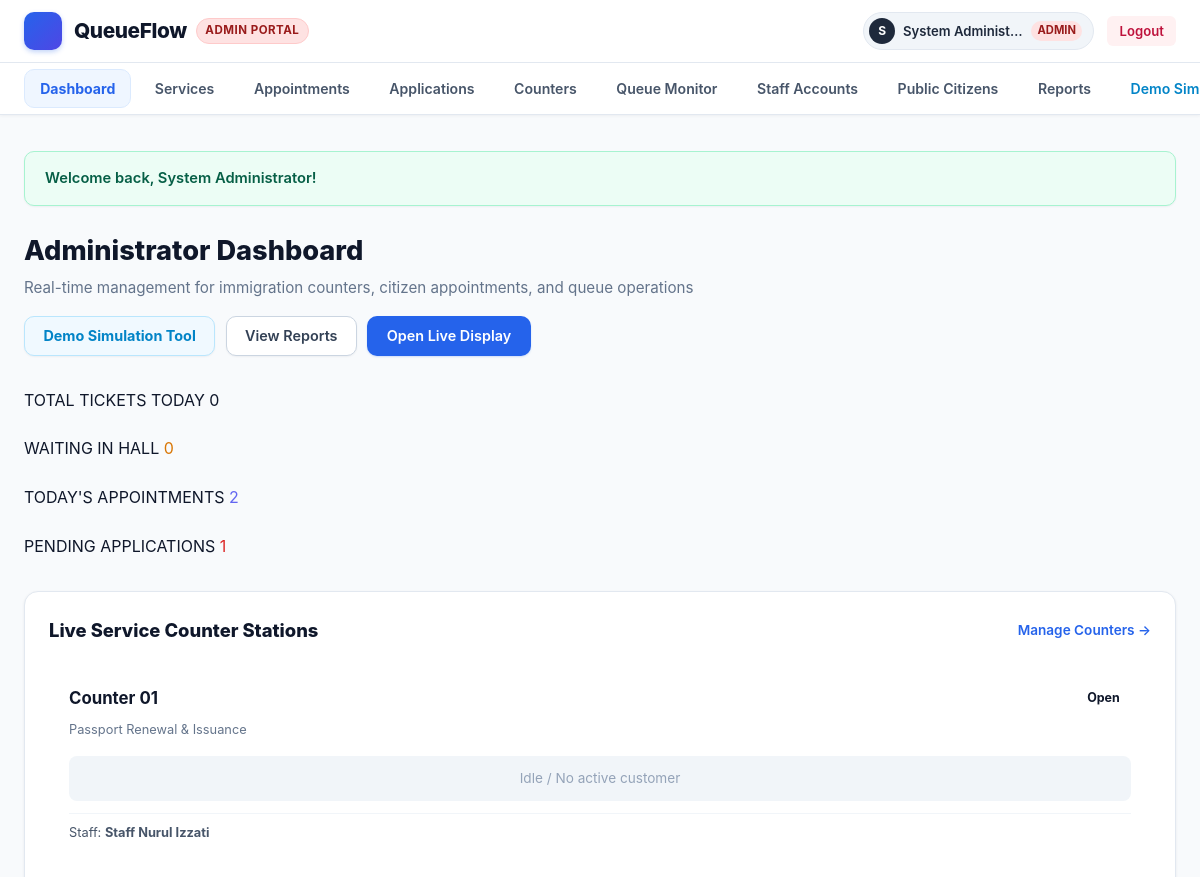
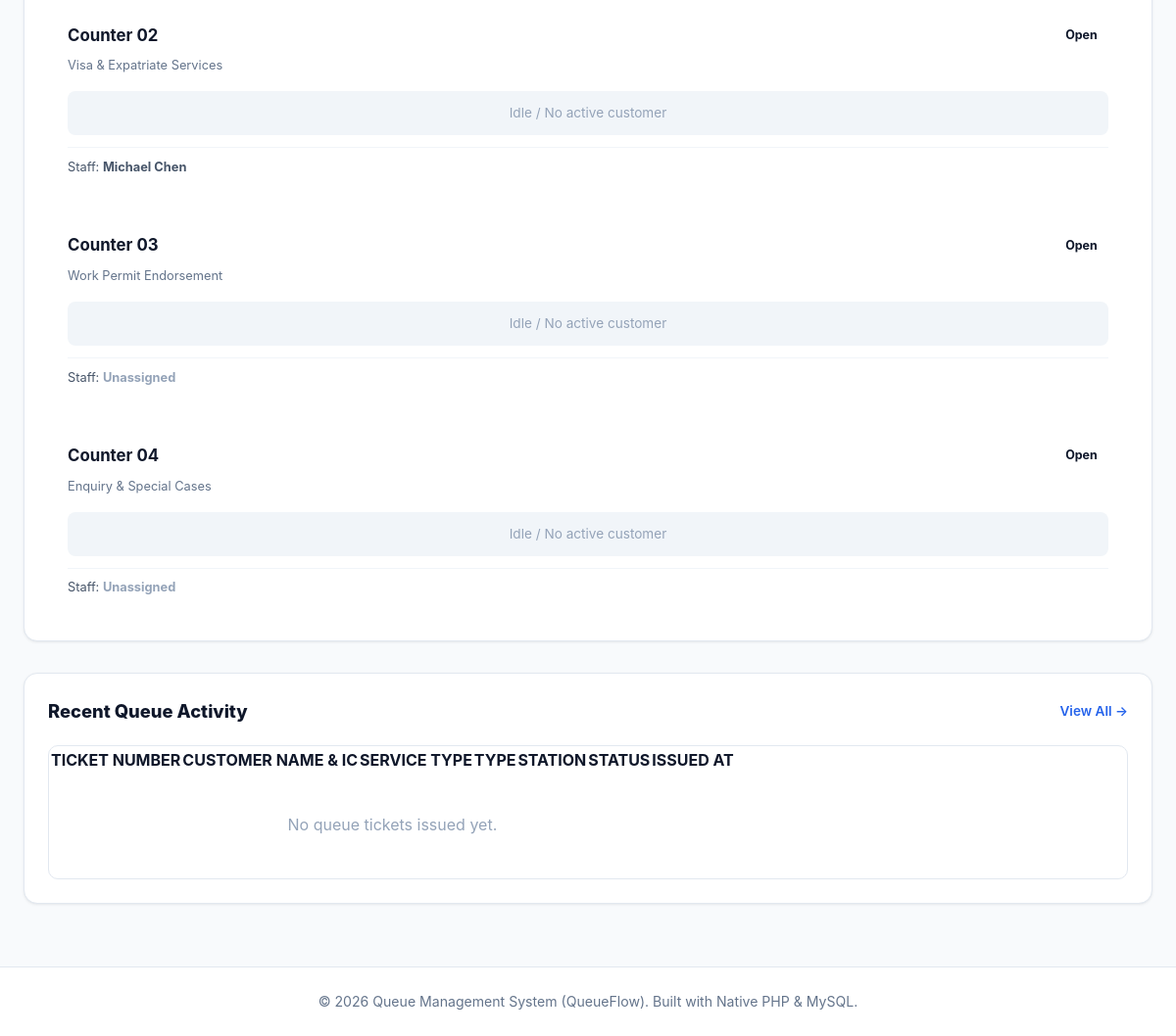
/admin/index.php (signed in), run on the app's committed database (2 pictures, top to bottom).
### tables this page shows
CREATE TABLE `counters` (
  `id` INT AUTO_INCREMENT PRIMARY KEY,
  `counter_number` VARCHAR(30) NOT NULL UNIQUE,
  `counter_name` VARCHAR(100) NOT NULL,
  `status` ENUM('open', 'closed') NOT NULL DEFAULT 'open',
  `current_staff_id` INT NULL,
  `designated_service_id` INT NULL,
  `created_at` TIMESTAMP DEFAULT CURRENT_TIMESTAMP,
  CONSTRAINT `fk_counter_staff` FOREIGN KEY (`current_staff_id`) REFERENCES `users` (`id`) ON DELETE SET NULL,
  CONSTRAINT `fk_counter_service` FOREIGN KEY (`designated_service_id`) REFERENCES `services` (`id`) ON DELETE SET NULL
);

CREATE TABLE `users` (
  `id` INT AUTO_INCREMENT PRIMARY KEY,
  `username` VARCHAR(50) NOT NULL UNIQUE,
  `email` VARCHAR(100) NULL UNIQUE,
  `password` VARCHAR(255) NOT NULL,
  `full_name` VARCHAR(100) NOT NULL,
  `ic_passport` VARCHAR(50) NULL,
  `phone` VARCHAR(30) NULL,
  `role` ENUM('admin', 'staff', 'user') NOT NULL DEFAULT 'user',
  `status` ENUM('active', 'inactive') NOT NULL DEFAULT 'active',
  `created_at` TIMESTAMP DEFAULT CURRENT_TIMESTAMP
);

### admin/index.php (the view, shortened to what this page needs)
<?php
require_once __DIR__ . '/../includes/functions.php';
$pdo = getDBConnection();
$totalToday = $pdo->query("SELECT COUNT(*) FROM queues WHERE DATE(created_at) = CURDATE()")->fetchColumn();
$waitingCount = $pdo->query("SELECT COUNT(*) FROM queues WHERE status = 'waiting' AND DATE(created_at) = CURDATE()")->fetchColumn();
$appointmentsToday = $pdo->query("SELECT COUNT(*) FROM appointments WHERE appointment_date = CURDATE()")->fetchColumn();
$pendingAppsCount = $pdo->query("SELECT COUNT(*) FROM applications WHERE status IN ('submitted', 'under_review')")->fetchColumn();
$counterStatuses = $pdo->query("
    SELECT c.*,
           q.queue_number,
           q.customer_name,
           q.service_type,
           q.status AS queue_status,
           u.full_name AS staff_name
    FROM counters c
    LEFT JOIN queues q ON q.counter_id = c.id AND q.status IN ('calling', 'serving')
    LEFT JOIN users u ON c.current_staff_id = u.id
    ORDER BY c.counter_number ASC
")->fetchAll();
$recentQueues = $pdo->query("
    SELECT q.*, c.counter_number, u.full_name AS staff_name
    FROM queues q
    LEFT JOIN counters c ON q.counter_id = c.id
    LEFT JOIN users u ON q.staff_id = u.id
    ORDER BY q.id DESC
    LIMIT 6
")->fetchAll();
require_once __DIR__ . '/../includes/header.php';
?>
<div style="display: flex; justify-content: space-between; align-items: center; margin-bottom: 2rem; flex-wrap: wrap; gap: 1rem;">
    <div>
        <h1 style="font-size: 1.7rem; font-weight: 800; color: #0f172a; margin-bottom: 0.25rem; display: flex; align-items: center; gap: 0.65rem;">
            <?php echo getIcon('dashboard', 26); ?> Administrator Dashboard
        </h1>
        <p style="color: var(--text-muted); font-size: 0.95rem; margin: 0;">
            Real-time management for immigration counters, citizen appointments, and queue operations
        </p>
    </div>
    <div style="display: flex; gap: 0.65rem; flex-wrap: wrap;">
        <a href="system_reset.php" class="btn btn-secondary" style="color: #0284c7; border-color: #bae6fd; background: #f0f9ff; font-weight: 700;">
            <?php echo getIcon('beaker', 16); ?> Demo Simulation Tool
        </a>
        <a href="history.php" class="btn btn-secondary">
            <?php echo getIcon('history', 16); ?> View Reports
        </a>
        <a href="../display.php" target="_blank" class="btn btn-primary">
            <?php echo getIcon('tv', 16); ?> Open Live Display
        </a>
    </div>
</div>
<div class="grid grid-cols-4" style="margin-bottom: 2rem;">
    <div class="metric-card">
        <div class="metric-info">
            <span class="metric-title">TOTAL TICKETS TODAY</span>
            <span class="metric-number"><?php echo (int)$totalToday; ?></span>
        </div>
    </div>
    <div class="metric-card">
        <div class="metric-info">
            <span class="metric-title">WAITING IN HALL</span>
            <span class="metric-number" style="color: #d97706;"><?php echo (int)$waitingCount; ?></span>
        </div>
    </div>
    <div class="metric-card">
        <div class="metric-info">
            <span class="metric-title">TODAY'S APPOINTMENTS</span>
            <span class="metric-number" style="color: #6366f1;"><?php echo (int)$appointmentsToday; ?></span>
        </div>
    </div>
    <div class="metric-card">
        <div class="metric-info">
            <span class="metric-title">PENDING APPLICATIONS</span>
            <span class="metric-number" style="color: #dc2626;"><?php echo (int)$pendingAppsCount; ?></span>
        </div>
    </div>
</div>
<div class="card" style="margin-bottom: 2rem; padding: 1.5rem;">
    <div style="display: flex; justify-content: space-between; align-items: center; margin-bottom: 1.25rem;">
        <h2 style="font-size: 1.15rem; font-weight: 800; color: #0f172a; display: flex; align-items: center; gap: 0.5rem; margin: 0;">
            <?php echo getIcon('counter', 18, 'text-primary'); ?> Live Service Counter Stations
        </h2>
        <a href="counters.php" style="font-size: 0.85rem; color: var(--primary); font-weight: 600; text-decoration: none;">Manage Counters &rarr;</a>
    </div>
    <div class="grid grid-cols-4" style="gap: 1rem;">
        <?php foreach ($counterStatuses as $c): ?>
            <div style="border: 1px solid var(--border-color); border-radius: var(--radius-sm); padding: 1.25rem; background: <?php echo ($c['status'] === 'open') ? '#fff' : '#f8fafc'; ?>; display: flex; flex-direction: column; justify-content: space-between;">
                <div>
                    <div style="display: flex; justify-content: space-between; align-items: center; margin-bottom: 0.5rem;">
                        <strong style="color: #0f172a; font-size: 1.05rem;"><?php echo e($c['counter_number']); ?></strong>
                        <?php echo renderStatusBadge($c['status']); ?>
                    </div>
                    <div style="font-size: 0.8rem; color: #64748b; margin-bottom: 1rem;">
                        <?php echo e($c['counter_name']); ?>
                    </div>
                    <?php if ($c['queue_number']): ?>
                        <div style="background: #eff6ff; border-radius: 8px; padding: 0.75rem; text-align: center; margin-bottom: 0.75rem;">
                            <span style="font-size: 0.75rem; color: #1e40af; font-weight: 700;">CURRENT TICKET</span>
                            <div style="font-size: 1.8rem; font-weight: 900; color: #1d4ed8; letter-spacing: 1px;">
                                <?php echo e($c['queue_number']); ?>
                            </div>
                            <small style="color: #64748b;"><?php echo e($c['customer_name']); ?></small>
                        </div>
                    <?php else: ?>
                        <div style="background: #f1f5f9; border-radius: 8px; padding: 0.75rem; text-align: center; margin-bottom: 0.75rem; color: #94a3b8; font-size: 0.85rem;">
                            Idle / No active customer
                        </div>
                    <?php endif; ?>
                </div>
                <div style="font-size: 0.8rem; color: #475569; border-top: 1px solid #f1f5f9; padding-top: 0.6rem; display: flex; align-items: center; gap: 0.4rem;">
                    <span>Staff: <strong><?php echo $c['staff_name'] ? e($c['staff_name']) : '<span style="color:#94a3b8;">Unassigned</span>'; ?></strong></span>
                </div>
            </div>
        <?php endforeach; ?>
    </div>
</div>
<div class="card" style="padding: 1.5rem;">
    <div style="display: flex; justify-content: space-between; align-items: center; margin-bottom: 1.25rem;">
        <h2 style="font-size: 1.15rem; font-weight: 800; color: #0f172a; display: flex; align-items: center; gap: 0.5rem; margin: 0;">
            <?php echo getIcon('list', 18, 'text-primary'); ?> Recent Queue Activity
        </h2>
        <a href="queues.php" style="font-size: 0.85rem; color: var(--primary); font-weight: 600; text-decoration: none;">View All &rarr;</a>
    </div>
    <div class="table-responsive">
        <table class="data-table">
            <thead>
                <tr>
                    <th>TICKET NUMBER</th>
                    <th>CUSTOMER NAME & IC</th>
                    <th>SERVICE TYPE</th>
                    <th>TYPE</th>
                    <th>STATION</th>
                    <th>STATUS</th>
                    <th>ISSUED AT</th>
                </tr>
            </thead>
            <tbody>
                <?php if (empty($recentQueues)): ?>
                    <tr>
                        <td colspan="7" style="text-align: center; padding: 2.5rem 1rem; color: #94a3b8;">
                            No queue tickets issued yet.
                        </td>
                    </tr>
                <?php endif; ?>
            </tbody>
        </table>
    </div>
</div>
<?php require_once __DIR__ . '/../includes/footer.php'; ?>

### includes/functions.php (shortened to what this page needs)
<?php
function e($value) {
    return htmlspecialchars((string)$value, ENT_QUOTES, 'UTF-8');
}
function displayFlash() {
    $output = '';
    if (isset($_SESSION['flash_success'])) {
        $output .= '<div class="alert alert-success">' . getIcon('check-circle') . ' <span>' . e($_SESSION['flash_success']) . '</span></div>';
    }
    return $output;
}
function renderStatusBadge($status) {
    $badges = [
        'waiting'      => '<span class="badge badge-waiting"><span class="badge-dot dot-waiting"></span>' . getIcon('clock', 13) . ' Waiting</span>',
        'calling'      => '<span class="badge badge-calling"><span class="badge-dot dot-calling"></span>' . getIcon('bell', 13) . ' Calling</span>',
        'serving'      => '<span class="badge badge-serving"><span class="badge-dot dot-serving"></span>' . getIcon('play-circle', 13) . ' Serving</span>',
        'completed'    => '<span class="badge badge-completed"><span class="badge-dot dot-completed"></span>' . getIcon('check-circle', 13) . ' Completed</span>',
        'skipped'      => '<span class="badge badge-skipped"><span class="badge-dot dot-skipped"></span>' . getIcon('slash', 13) . ' Skipped</span>',
        'open'         => '<span class="badge badge-open"><span class="badge-dot dot-open"></span>' . getIcon('check', 13) . ' Open</span>',
        'closed'       => '<span class="badge badge-closed"><span class="badge-dot dot-closed"></span>' . getIcon('x', 13) . ' Closed</span>',
        'active'       => '<span class="badge badge-active"><span class="badge-dot dot-open"></span> Active</span>',
        'inactive'     => '<span class="badge badge-inactive"><span class="badge-dot dot-closed"></span> Inactive</span>',
        'confirmed'    => '<span class="badge badge-completed"><span class="badge-dot dot-completed"></span> Confirmed</span>',
        'pending'      => '<span class="badge badge-waiting"><span class="badge-dot dot-waiting"></span> Pending</span>',
        'cancelled'    => '<span class="badge badge-skipped"><span class="badge-dot dot-skipped"></span> Cancelled</span>',
        'approved'     => '<span class="badge badge-completed"><span class="badge-dot dot-completed"></span> Approved</span>',
        'submitted'    => '<span class="badge badge-calling"><span class="badge-dot dot-calling"></span> Submitted</span>',
        'under_review' => '<span class="badge badge-waiting"><span class="badge-dot dot-waiting"></span> Under Review</span>',
        'rejected'     => '<span class="badge badge-skipped"><span class="badge-dot dot-skipped"></span> Rejected</span>',
    ];
    return $badges[$status] ?? '<span class="badge">' . e(ucfirst($status)) . '</span>';
}
function getIcon($name, $size = 18, $class = "icon") {
    return $icons[$name] ?? '';
}

### assets/css/style.css (style rules this page uses)
:root { --primary: #2563eb; --primary-hover: #1d4ed8; --primary-light: #eff6ff; --primary-border: #bfdbfe; --indigo: #4f46e5; --indigo-light: #eef2ff; --purple: #7c3aed; --purple-light: #f5f3ff; --success: #059669; --success-light: #ecfdf5; --success-border: #a7f3d0; --warning: #d97706; --warning-light: #fffbeb; --warning-border: #fde68a; --danger: #dc2626; --danger-light: #fef2f2; --danger-border: #fecaca; --slate-50: #f8fafc; --slate-100: #f1f5f9; --slate-200: #e2e8f0; --slate-300: #cbd5e1; --slate-400: #94a3b8; --slate-500: #64748b; --slate-600: #475569; --slate-700: #334155; --slate-800: #1e293b; --slate-900: #0f172a; --bg-body: #f8fafc; --bg-card: #ffffff; --text-main: #0f172a; --text-muted: #64748b; --shadow-xs: 0 1px 2px 0 rgba(15, 23, 42, 0.05); --shadow-sm: 0 1px 3px 0 rgba(15, 23, 42, 0.07), 0 1px 2px -1px rgba(15, 23, 42, 0.05); --shadow-md: 0 4px 6px -1px rgba(15, 23, 42, 0.08), 0 2px 4px -2px rgba(15, 23, 42, 0.04); --shadow-lg: 0 10px 15px -3px rgba(15, 23, 42, 0.08), 0 4px 6px -4px rgba(15, 23, 42, 0.03); --shadow-xl: 0 20px 25px -5px rgba(15, 23, 42, 0.08), 0 8px 10px -6px rgba(15, 23, 42, 0.03); --radius-xs: 4px; --radius-sm: 6px; --radius-md: 10px; --radius-lg: 14px; --radius-pill: 9999px; }
* { box-sizing: border-box; margin: 0; padding: 0; }
body { font-family: -apple-system, BlinkMacSystemFont, "Segoe UI", Roboto, "Helvetica Neue", Arial, sans-serif; background-color: var(--bg-body); color: var(--text-main); line-height: 1.55; min-height: 100vh; display: flex; flex-direction: column; -webkit-font-smoothing: antialiased; }
a { color: var(--primary); text-decoration: none; transition: all 0.15s ease; }
.card { background: var(--bg-card); border: 1px solid var(--slate-200); border-radius: var(--radius-lg); box-shadow: var(--shadow-sm); padding: 1.75rem; margin-bottom: 1.75rem; transition: box-shadow 0.2s ease, border-color 0.2s ease; }
.grid { display: grid; gap: 1.5rem; }
.badge { display: inline-flex; align-items: center; gap: 0.4rem; font-size: 0.78rem; font-weight: 700; padding: 0.25rem 0.7rem; border-radius: var(--radius-pill); text-transform: capitalize; white-space: nowrap; }
.btn { display: inline-flex; align-items: center; justify-content: center; gap: 0.45rem; padding: 0.55rem 1.15rem; font-size: 0.9rem; font-weight: 600; border-radius: var(--radius-md); border: 1px solid transparent; cursor: pointer; transition: all 0.15s ease-in-out; text-decoration: none; line-height: 1.4; }
.btn-primary { background: var(--primary); color: #ffffff; box-shadow: 0 1px 2px rgba(37, 99, 235, 0.2); }
.btn-secondary { background: #ffffff; color: var(--slate-700); border: 1px solid var(--slate-300); box-shadow: var(--shadow-xs); }
.table-responsive { width: 100%; overflow-x: visible; border-radius: var(--radius-md); border: 1px solid var(--slate-200); background: #ffffff; }
.alert { padding: 0.95rem 1.25rem; border-radius: var(--radius-md); margin-bottom: 1.5rem; display: flex; align-items: center; gap: 0.75rem; font-size: 0.92rem; font-weight: 600; box-shadow: var(--shadow-xs); }
.alert-success { background: var(--success-light); color: #065f46; border: 1px solid var(--success-border); }

### data on the page
counters: counter_number "Counter 01", status "Open", counter_name "Passport Renewal & Issuance", current_staff.full_name "Staff Nurul Izzati"
counters: counter_number "Counter 02", status "Open", counter_name "Visa & Expatriate Services", current_staff.full_name "Michael Chen"
counters: counter_number "Counter 03", status "Open", counter_name "Work Permit Endorsement", shows "Unassigned"
counters: counter_number "Counter 04", status "Open", counter_name "Enquiry & Special Cases", shows "Unassigned"

### other printed values
substr($user['full_name'], 0, 1) "S"
$user['full_name'] "System Administ…"
$user['role'] "ADMIN"
$_SESSION['flash_success'] "Welcome back, System Administrator!"
$totalToday "0"
$waitingCount "0"
$appointmentsToday "2"
$pendingAppsCount "1"
